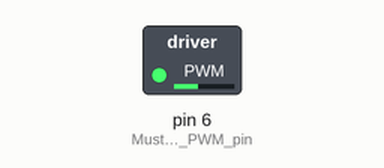
This sketch was run on a simulated Arduino Uno, built with avr-gcc and run on an emulated ATmega328P. Parts: switched loads named in the sketch (green lamp = pin HIGH).

Above: at 0.05 s.
At 4.5 s:
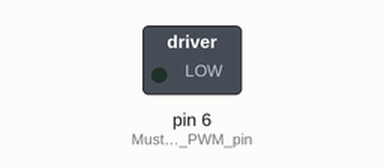
Timing chart, 0 to 5.9 s (numbered marks = the images above):
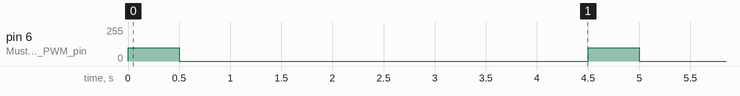

The sketch:

vibrationMotorPWM.ino
```cpp
void setup() {
  pinMode( 6 , OUTPUT);  // Must be a PWM pin
}

void loop() {

  analogWrite( 6 , 100 );  // 60% duty cycle
  delay(500);              // play for 0.5s

  analogWrite( 6 , 0 );    // 0% duty cycle (off)
  delay(4000);             // wait for 4s

}
```

Measured:
- by itself, pin 6 (Must_be_a_PWM_pin): alternates 100/255 for 0.50 s and 0/255 for 4.0 s
